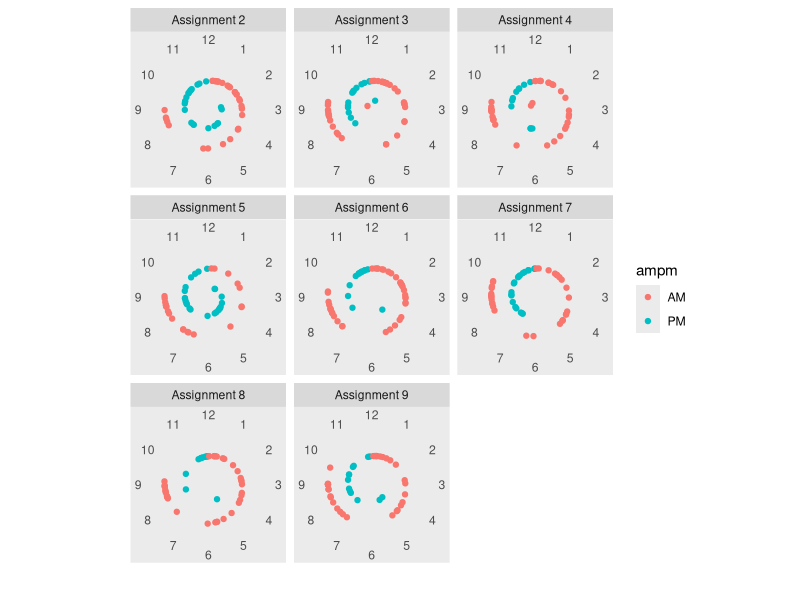

Write R code to recreate this figure.
# Load required packages
# install.packages('ggplot2')
require(ggplot2)

# Bring in data
data <- read.csv('posting-times.csv', stringsAsFactors=F)
data <- subset(data, id!='prof')

# Format assignment
data <- subset(data, assignment > 1 & assignment < 10) # drop assignments 1 & 10
data$assignment <- paste('Assignment ', data$assignment, sep='')

# Format date/times
data$date <- as.Date(data$date, format="%m/%d/%Y")
data$time <- unlist(lapply(strsplit(data$time1, ":"), function(x) as.integer(x[1]) + as.integer(x[2])/60))
data$time <- data$time - 12 * as.integer(data$time > 12)
data$time24 <- data$time + 12 * as.integer(data$ampm == "PM")
data$time24 <- data$time24 - 12 * as.integer(data$ampm == "AM" & floor(data$time) == 12)
data$am <- as.integer(data$ampm == "AM")

# Calculate time to deadline
deadline <- data.frame( as.Date('2011-04-07', format='%Y-%m-%d') + seq(0,56,7),
                        paste('Assignment', 2:10) )
names(deadline) <- c('deadline', 'assignment')
data <- merge(data, deadline, all.x=T)
data$to_deadline <- as.double((data$deadline - data$date) * 24 - data$time24 + 9)
quantile(data$to_deadline, 1:10*.1)
data <- subset(data, to_deadline <= 24 & to_deadline >= -1 ) # within band around deadline  
data$to_deadline2 <- 24 - data$to_deadline

# Plot in polar coordinates
p1 <- ggplot(data, aes(x=time, y=to_deadline2, color=ampm, ymin=-2, ymax=35)) + 
      scale_x_continuous(limits=c(0,12), breaks=0:11, labels=c(12, 1:11)) + 
      theme(panel.grid.major=element_blank(), 
            panel.grid.minor=element_blank(), 
            axis.ticks=element_blank(), 
            axis.text.y=element_blank()) + 
      xlab('') +
      ylab('') +      
      geom_point() + 
      coord_polar(theta='x') +
      facet_grid(~assignment, labeller=function(x) paste('Assignment',x)) +
      facet_wrap(~assignment, ncol=3)
ggsave(plot=p1, filename='posting-times.png', height=7, width=7)
